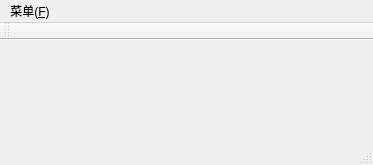
<?xml version="1.0" encoding="UTF-8"?>
<ui version="4.0">
 <class>MainWindow</class>
 <widget class="QMainWindow" name="MainWindow">
  <property name="geometry">
   <rect>
    <x>0</x>
    <y>0</y>
    <width>373</width>
    <height>165</height>
   </rect>
  </property>
  <property name="windowTitle">
   <string>MainWindow</string>
  </property>
  <widget class="QWidget" name="centralWidget"/>
  <widget class="QMenuBar" name="menuBar">
   <property name="geometry">
    <rect>
     <x>0</x>
     <y>0</y>
     <width>373</width>
     <height>23</height>
    </rect>
   </property>
   <widget class="QMenu" name="menu_N">
    <property name="title">
     <string>菜单(&amp;F)</string>
    </property>
    <addaction name="actionxinjie"/>
   </widget>
   <addaction name="menu_N"/>
  </widget>
  <widget class="QToolBar" name="mainToolBar">
   <attribute name="toolBarArea">
    <enum>TopToolBarArea</enum>
   </attribute>
   <attribute name="toolBarBreak">
    <bool>false</bool>
   </attribute>
  </widget>
  <widget class="QStatusBar" name="statusBar"/>
  <action name="actionxinjie">
   <property name="icon">
    <iconset resource="myresources.qrc">
     <normaloff>:/myImages/1.png</normaloff>:/myImages/1.png</iconset>
   </property>
   <property name="text">
    <string>新建(&amp;N)</string>
   </property>
  </action>
 </widget>
 <layoutdefault spacing="6" margin="11"/>
 <resources>
  <include location="myresources.qrc"/>
 </resources>
 <connections/>
</ui>
